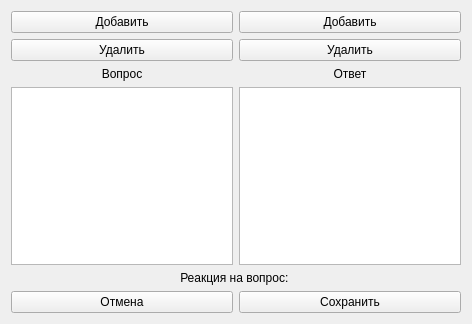
<?xml version="1.0" encoding="UTF-8"?>
<ui version="4.0">
 <class>EditDialogForm</class>
 <widget class="QWidget" name="EditDialogForm">
  <property name="geometry">
   <rect>
    <x>0</x>
    <y>0</y>
    <width>472</width>
    <height>324</height>
   </rect>
  </property>
  <property name="windowTitle">
   <string>Form</string>
  </property>
  <layout class="QVBoxLayout" name="verticalLayout_3">
   <item>
    <layout class="QHBoxLayout" name="horizontalLayout_3">
     <item>
      <layout class="QVBoxLayout" name="verticalLayout">
       <item>
        <widget class="QPushButton" name="pbAddQuestion">
         <property name="text">
          <string>Добавить</string>
         </property>
        </widget>
       </item>
       <item>
        <widget class="QPushButton" name="pbDelQuestion">
         <property name="text">
          <string>Удалить</string>
         </property>
        </widget>
       </item>
      </layout>
     </item>
     <item>
      <layout class="QVBoxLayout" name="verticalLayout_2">
       <item>
        <widget class="QPushButton" name="pbAddAnswer">
         <property name="text">
          <string>Добавить</string>
         </property>
        </widget>
       </item>
       <item>
        <widget class="QPushButton" name="pbDelAnswer">
         <property name="text">
          <string>Удалить</string>
         </property>
        </widget>
       </item>
      </layout>
     </item>
    </layout>
   </item>
   <item>
    <layout class="QHBoxLayout" name="horizontalLayout_4">
     <item>
      <widget class="QLabel" name="label_2">
       <property name="text">
        <string>Вопрос</string>
       </property>
       <property name="alignment">
        <set>Qt::AlignCenter</set>
       </property>
      </widget>
     </item>
     <item>
      <widget class="QLabel" name="label_3">
       <property name="text">
        <string>Ответ</string>
       </property>
       <property name="alignment">
        <set>Qt::AlignCenter</set>
       </property>
      </widget>
     </item>
    </layout>
   </item>
   <item>
    <layout class="QHBoxLayout" name="horizontalLayout_2">
     <item>
      <widget class="QTableView" name="tvQuestion"/>
     </item>
     <item>
      <widget class="QTableView" name="tvAnswer"/>
     </item>
    </layout>
   </item>
   <item>
    <widget class="QLabel" name="label">
     <property name="text">
      <string>Реакция на вопрос: </string>
     </property>
     <property name="alignment">
      <set>Qt::AlignCenter</set>
     </property>
    </widget>
   </item>
   <item>
    <layout class="QHBoxLayout" name="horizontalLayout">
     <item>
      <widget class="QPushButton" name="pbCancel">
       <property name="text">
        <string>Отмена</string>
       </property>
      </widget>
     </item>
     <item>
      <widget class="QPushButton" name="pbSave">
       <property name="text">
        <string>Сохранить</string>
       </property>
      </widget>
     </item>
    </layout>
   </item>
  </layout>
 </widget>
 <resources/>
 <connections/>
</ui>
